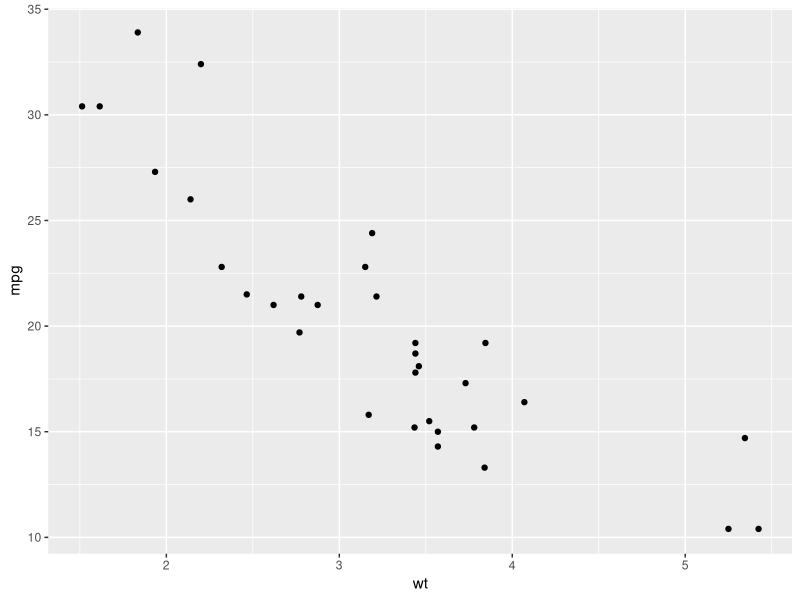
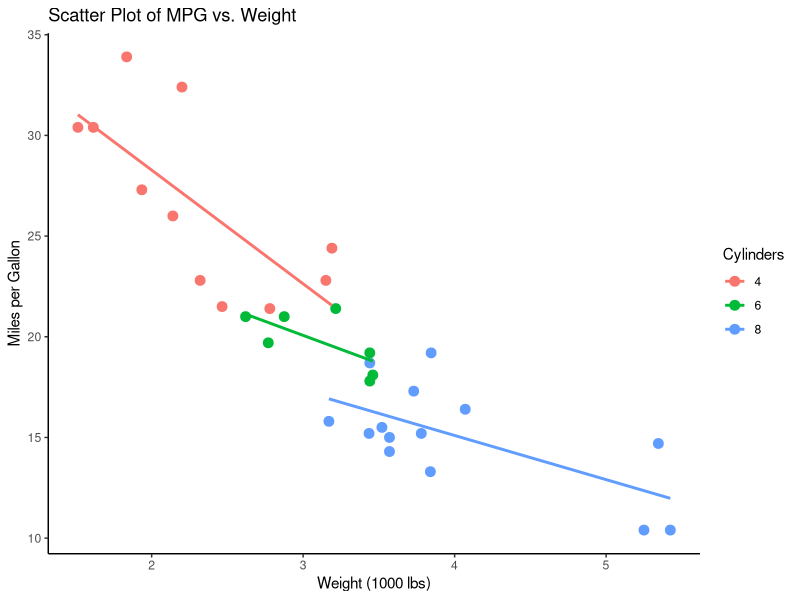
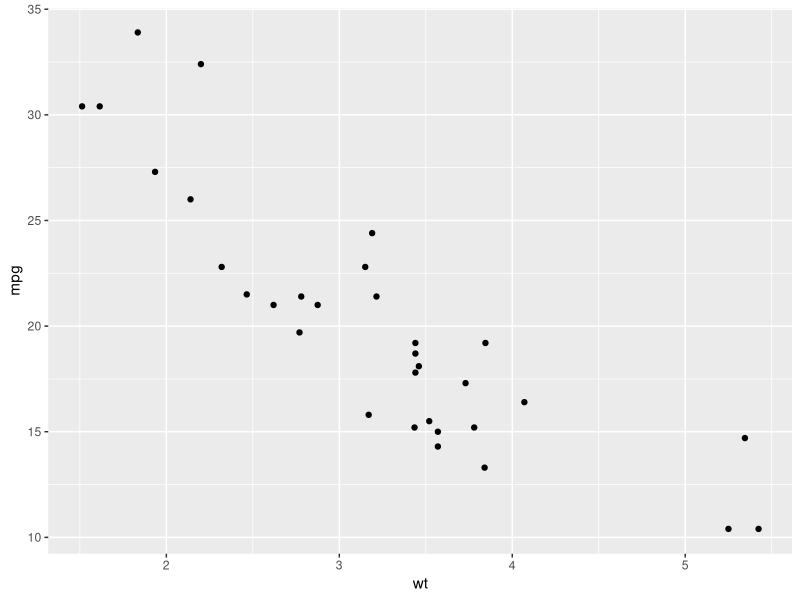
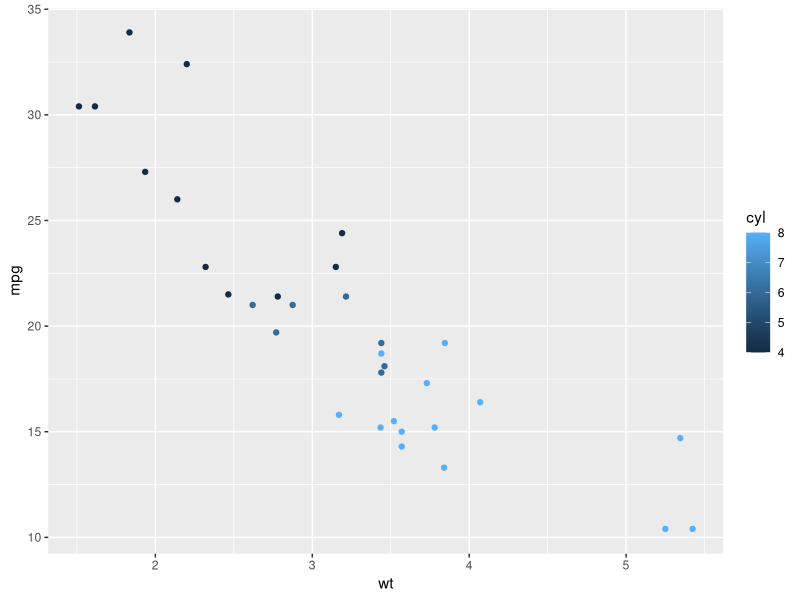
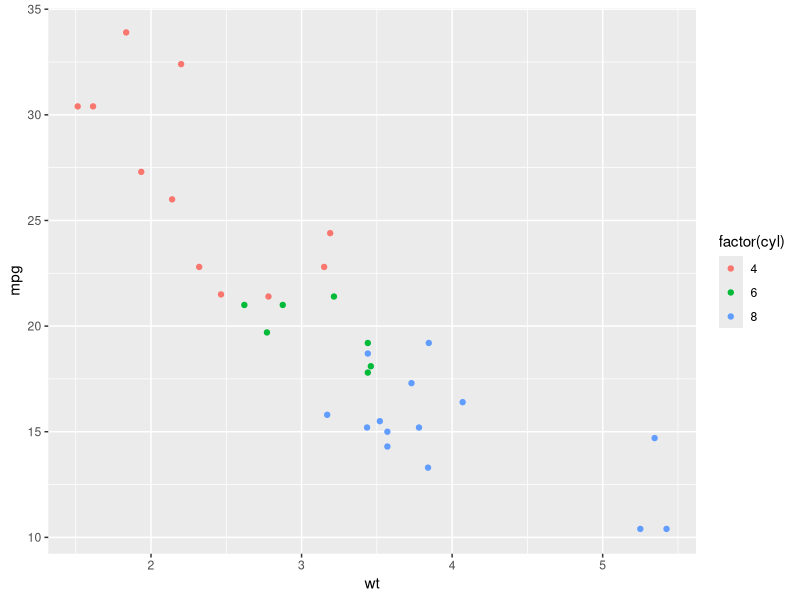
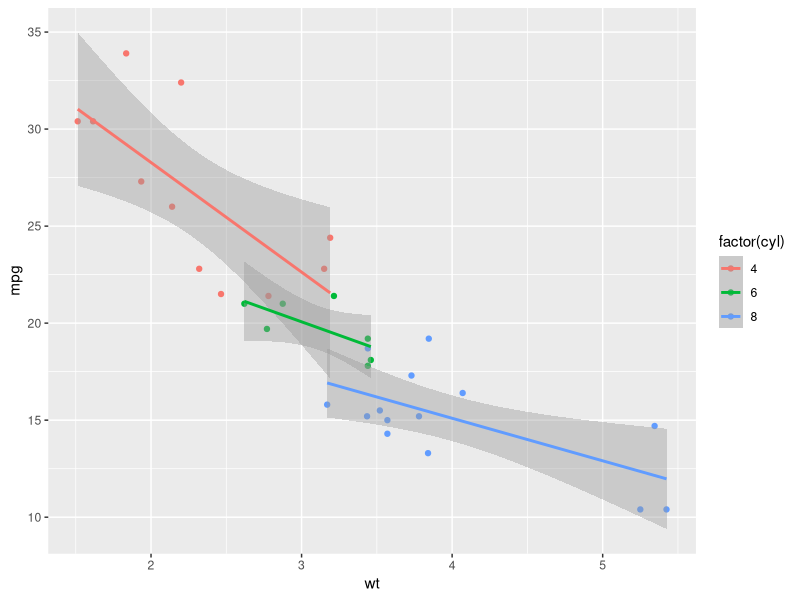
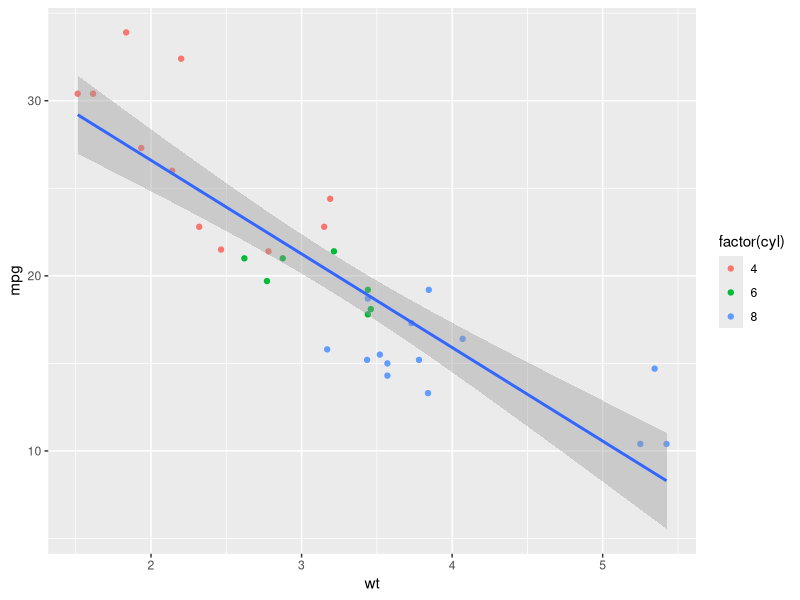
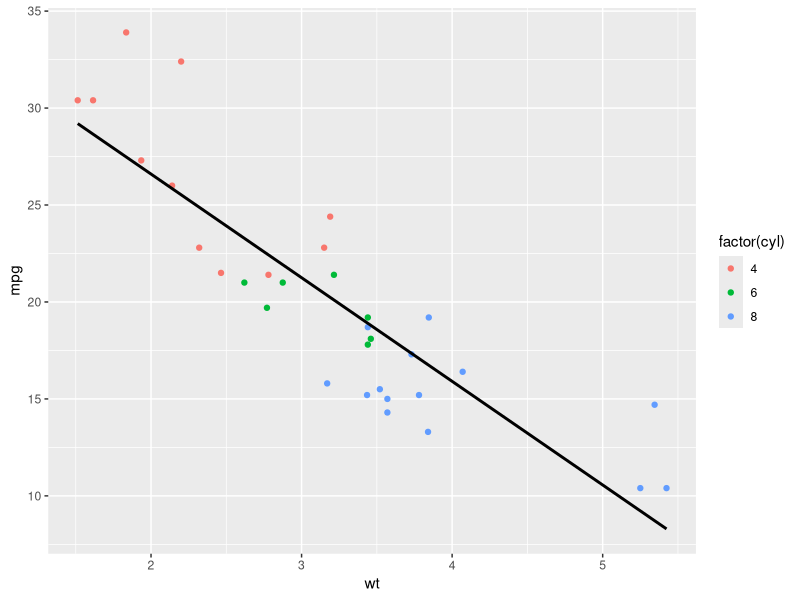

These figures' R source, in order:
## ---- chunk 1
knitr::opts_chunk$set(echo = TRUE)
## ---- chunk 2
# Install libraries if necessary
if (!requireNamespace("tidyr", quietly = TRUE)) {
  install.packages("tidyr")
}


# Example wide dataset
wide_data <- data.frame(
  Group = c("A", "B", "C"),
  Value_1 = c(10, 15, 20),
  Value_2 = c(30, 25, 35)
)

# Convert wide data to long format
library(tidyr)

long_data <- wide_data %>%
  pivot_longer(
    cols = starts_with("Value"),  # Columns to pivot
    names_to = "Variable",        # New column for variable names
    values_to = "Value"           # New column for values
  )

# View the transformed data
print(long_data)

## ---- chunk 3
wide_again <- long_data %>%
  pivot_wider(
    names_from = "Variable",  # Column names
    values_from = "Value"     # Values for those columns
  )

print(wide_again)

## ---- chunk 4
# Install libraries if necessary
if (!requireNamespace("ggplot2", quietly = TRUE)) {
  install.packages("ggplot2")
}

library(ggplot2)

# Get our dataset
data("mtcars")

# Basic scatter plot of mpg vs wt from the mtcars dataset 
ggplot(data = mtcars, aes(x = wt, y = mpg)) +
  geom_point()

## ---- chunk 5
ggplot(mtcars, aes(x = wt, y = mpg, color = factor(cyl))) +
  geom_point(size = 3) +
  geom_smooth(method = "lm", se = FALSE) +
  labs(title = "Scatter Plot of MPG vs. Weight",
       x = "Weight (1000 lbs)",
       y = "Miles per Gallon",
       color = "Cylinders") +
  theme_classic()

## ---- chunk 6
# Define data, aes, and geom
ggplot(data = mtcars, aes(x = wt, y = mpg)) +
  geom_point()

## ---- chunk 7
# Add color to aes
ggplot(data = mtcars, aes(x = wt, y = mpg, color = cyl)) +
  geom_point()

## ---- chunk 8
# Add color to aes as a factor
ggplot(data = mtcars, aes(x = wt, y = mpg, color = factor(cyl))) +
  geom_point()
## ---- chunk 9
# Add regression line
ggplot(data = mtcars, aes(x = wt, y = mpg, color = factor(cyl))) +
  geom_point() +
  geom_smooth(method = "lm")

## ---- chunk 10

# Add one regression line
ggplot(data = mtcars, aes(x = wt, y = mpg)) +
  geom_point(aes(color = factor(cyl))) +
  geom_smooth(method = "lm")

## ---- chunk 11
# Add one black regression line without se
ggplot(data = mtcars, aes(x = wt, y = mpg)) +
  geom_point(aes(color = factor(cyl))) +
  geom_smooth(method = "lm", se = FALSE, color = "black")
## ---- chunk 12

ggplot(data = mtcars, aes(x = wt, y = mpg)) +
  geom_point(aes(color = factor(cyl)), size = 5, alpha = 0.8) + # Adjust size and transparency
  geom_smooth(method = "lm", se = FALSE, color = "black", linetype = "dashed") # Change line type
## ---- chunk 13

ggplot(data = mtcars, aes(x = wt, y = mpg)) +
  geom_point(aes(color = hp, shape = factor(cyl)), size = 5, alpha = 0.8) +
  geom_smooth(method = "lm", se = FALSE, color = "black", linetype = "dashed")

## ---- chunk 14
head(mtcars)
